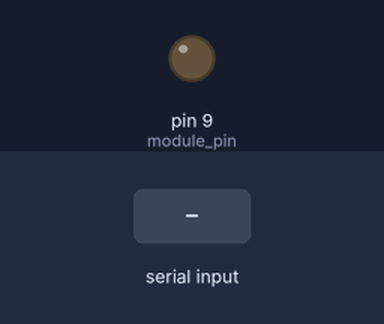
This sketch was run on a simulated Arduino Uno, built with avr-gcc and run on an emulated ATmega328P. Parts: output pins drawn as LEDs (lit = HIGH). The inputs (shaded band) are chosen by the test bench. What the sketch prints to the serial monitor is not drawn.

Above: at 1.8 s.
1.9 s: "90,45\n" received over the second serial link
At 2.7 s:
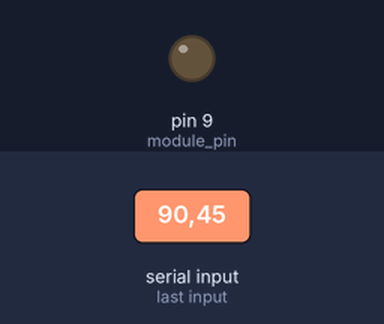
3.4 s: "5\n" received over the second serial link
At 3.9 s:
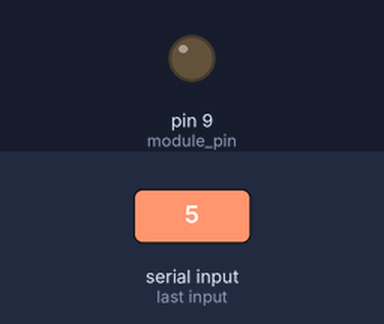
Timing chart, 0 to 6.4 s (numbered marks = the images above; inputs shaded):
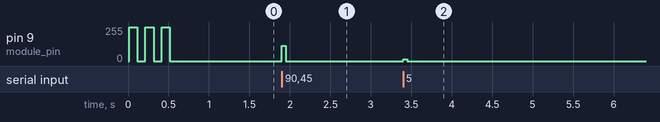

Measured:
- after the input at 1.9 s, pin 9 (module_pin): 0/255 → 114/255 at once, → 0/255 0.05 s later
- after the input at 3.4 s, pin 9 (module_pin): 0/255 → 12/255 at once, → 0/255 0.05 s later

The sketch:

bt3_set_pwm_value.ino
```cpp
/*
	Exemplo de controle de um modulo PWM por Bluetooth

	O circuito:
	* RX eh o pino digital 2 (conectar ao TX do outro dispositivo)
	* TX eh o pino digital 3 (conectar ao RX do outro dispositivo)
	* O sensor eh o pino PWM 9

	Nota:
	Nem todos pinos da Arduino Mega nem Mega 2560 suportam interrupcoes,
	entao somente os seguintes pinos podem ser usados para RX:
	10, 11, 12, 13, 50, 51, 52, 53, 62, 63, 64, 65, 66, 67, 68, 69
	Nem todos pinos da Arduino Leonardo suportam interrupcoes,
	entao somente os seguintes pinos podem ser usados para RX:
	8, 9, 10, 11, 14 (MISO), 15 (SCK), 16 (MOSI).
*/


// Biblioteca de comunicacao software serial
#include <SoftwareSerial.h>

// Comandos de ligar e desligar modulo
#define ON_COMMAND '1'
#define OFF_COMMAND '0'


// Modulo Bluetooth
SoftwareSerial bluetoothSerial(2, 3); // RX, TX

// Pino do modulo PWM
int module_pin = 9;


void setup()
{
	// Abre a comunicacao serial da USB
	Serial.begin(9600);
	Serial.println("Hello World!");

	// Abre a comunicacao software serial (bluetooth)
	bluetoothSerial.begin(9600);
	bluetoothSerial.println("Hello, world?");
	bluetoothSerial.setTimeout(50);

	// Define o modulo digital como OUTPUT
	pinMode(module_pin, OUTPUT);

	// Pisca o LED
	for (int i = 0; i < 3; i++)
	{
		digitalWrite(module_pin, HIGH);
		delay(100);
		digitalWrite(module_pin, LOW);
		delay(100);
	}
}


void loop()
{
	// Caso tenha algo pra ser lido do Bluetooth, le e atualiza o modulo
	if (bluetoothSerial.available())
	{
		// Leitura do Bluetooth
		int bt_value = bluetoothSerial.parseInt();
		// Mapeamento para passar da escala de 0-100 para 0-255, padrao de PWM na Arduino
		bt_value = map(bt_value, 0, 100, 0, 255);
		// Define a intensidade do PWM
		analogWrite(module_pin, bt_value);
		// Serial.println(bt_value, DEC);
	}
}
```
